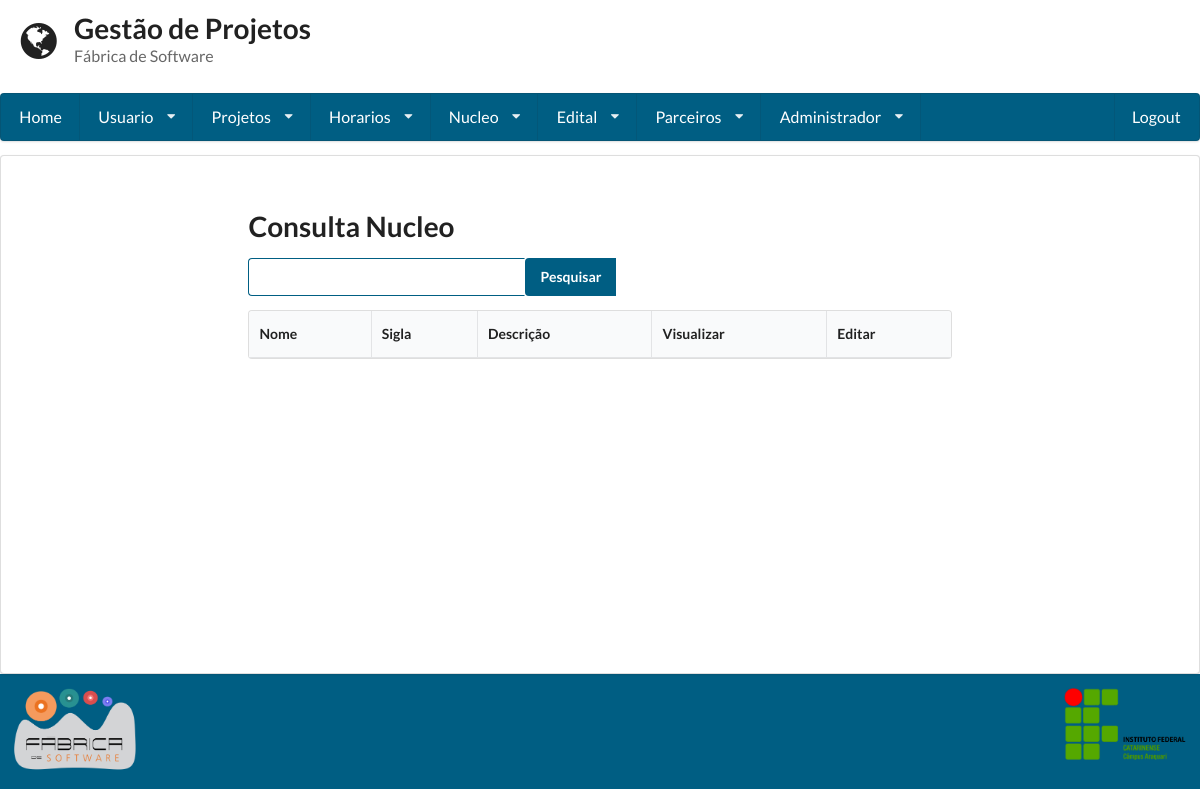
Before: /consulta_nucleo/ (signed in) with the older database file.
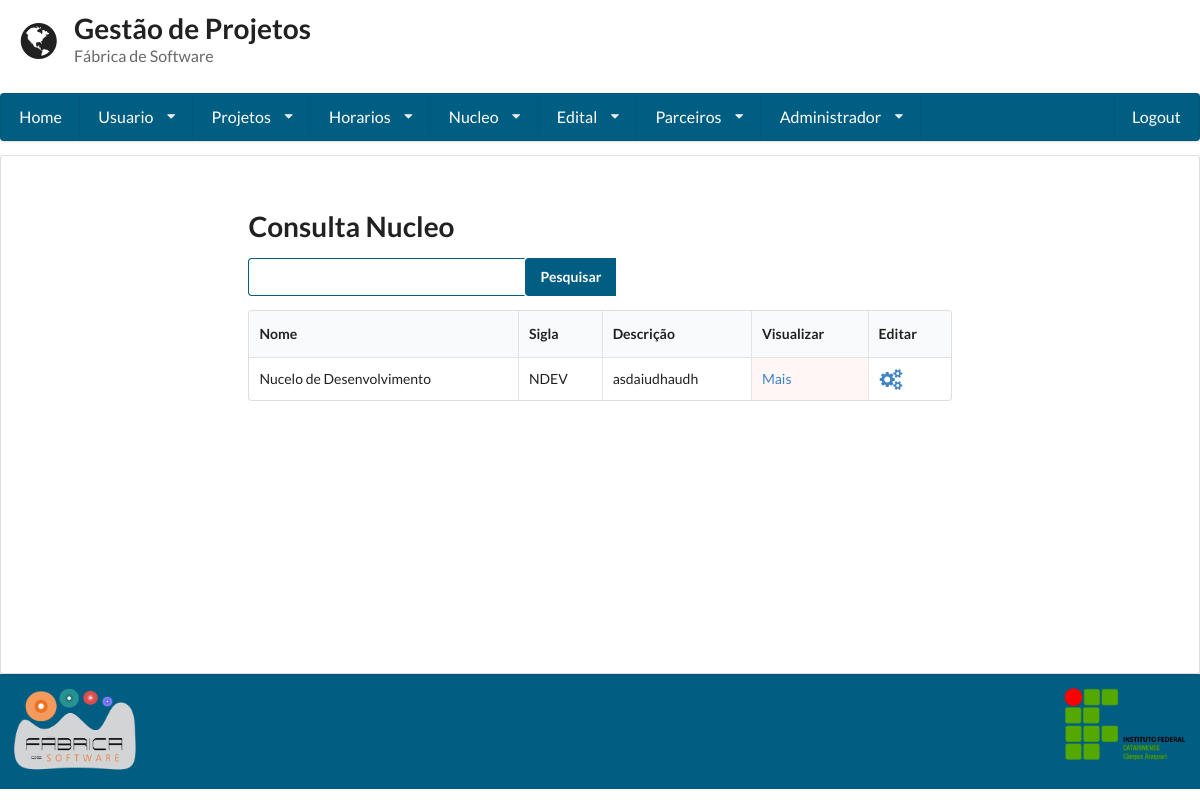
After: the same page with the newer database file.
### gestaoapp/models/nucleo.py (models this page shows, shortened)
class Nucleo(models.Model):
	nome = models.CharField(max_length=255)
	sigla = models.CharField(max_length= 5)
	descricao = models.TextField()

### gestaoapp/views/nucleo.py (the view, shortened to what this page needs)
# urls.py: url(r'^consulta_nucleo/', ConsultaNucleo.as_view()),
class ConsultaNucleo(LoginRequiredMixin, View):
	template = 'nucleo/consulta.html'
	def get(self, request):
		form = Busca()
		nucleo = Nucleo.objects.all()
		return render(request, self.template, {'nucleos': nucleo ,"form": form})

### gestaoapp/forms/busca.py
class Busca(forms.Form):
	nome = forms.CharField(label='Buscar', widget=forms.TextInput)

### gestaoapp/templates/nucleo/consulta.html (shortened to what this page needs)
{% extends 'base.html'%}
{% block conteudo%}
<form method='POST' action='/consulta_nucleo/' class="ui form">
 	<h1 class=" ui header">Consulta Nucleo</h1>
 	<div class="ui action input">
  		{{form.nome}}
	    	<input type="submit" value="Pesquisar" class='icon search'>
	</div>
</form>
<table class="ui celled table">
	<thead>
		<tr>
			<th>Nome</th>
			<th>Sigla</th>
			<th>Descrição</th>
			{% if user.is_superuser %}
				<th>Visualizar</th>
				<th>Editar</th>
			{% endif %}
		</tr>
	</thead>
	<tbody>
	{% for nucleo in nucleos %}
		<tr>
			<td>{{nucleo.nome}}</td>
			<td>{{nucleo.sigla}}</td>
			<td>{{nucleo.descricao}}</td>
			{% if user.is_superuser %}
				<td class="negative"><a href="../visualizar_nucleo/{{nucleo.id}}">Mais</a></td>
				<td><a href="../editar_nucleo/{{nucleo.id}}"><i class="settings large icon"></a></td>
			{% endif %}
		</tr>
	{% endfor %}
	</tbody>
</table>
{%endblock%}

Changed rows visible on the page:
added Nucleo: nome "Nucelo de Desenvolvimento", sigla "NDEV", descricao "asdaiudhaudh"
